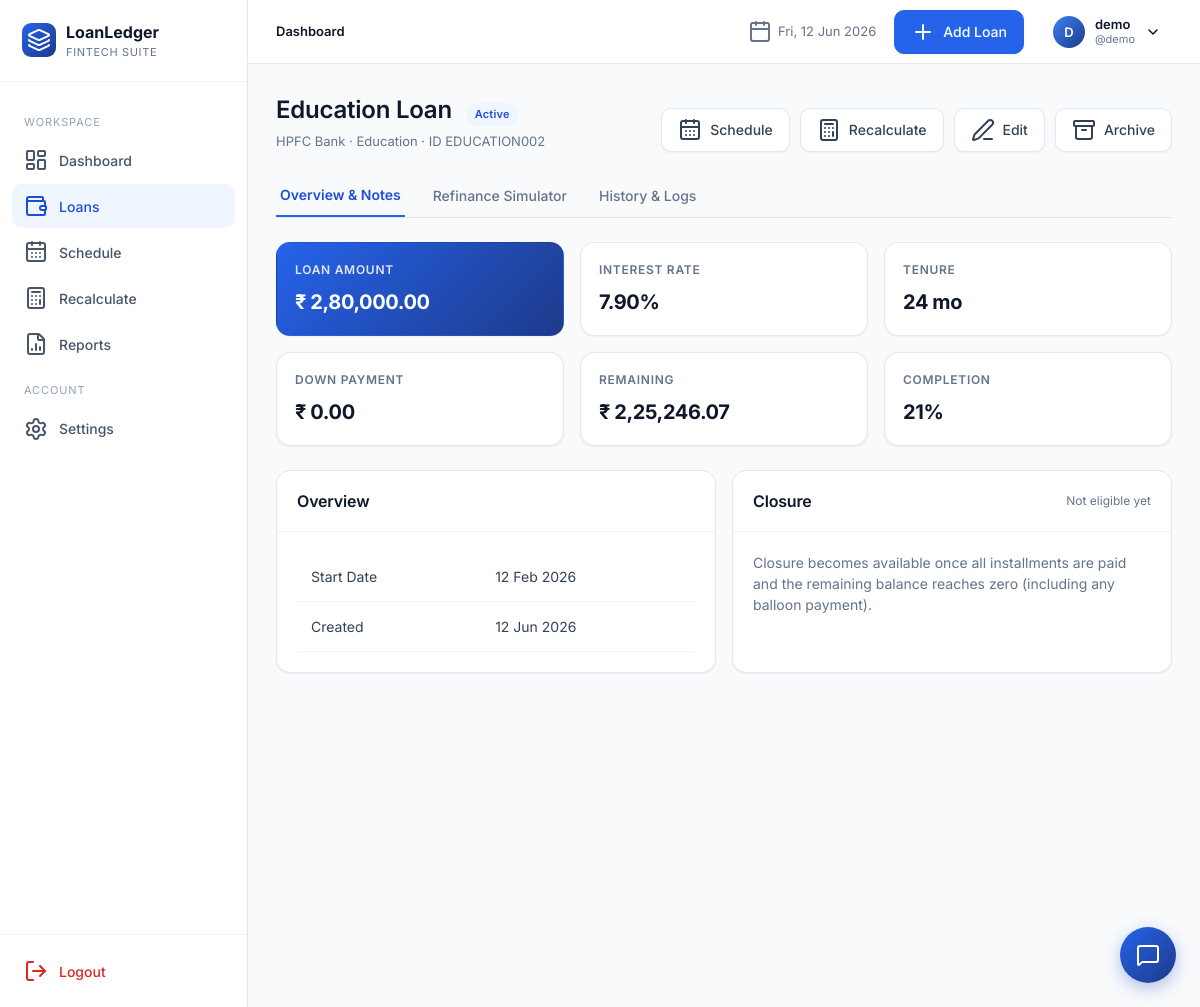
The app's page /loans/3 (signed in), older data.
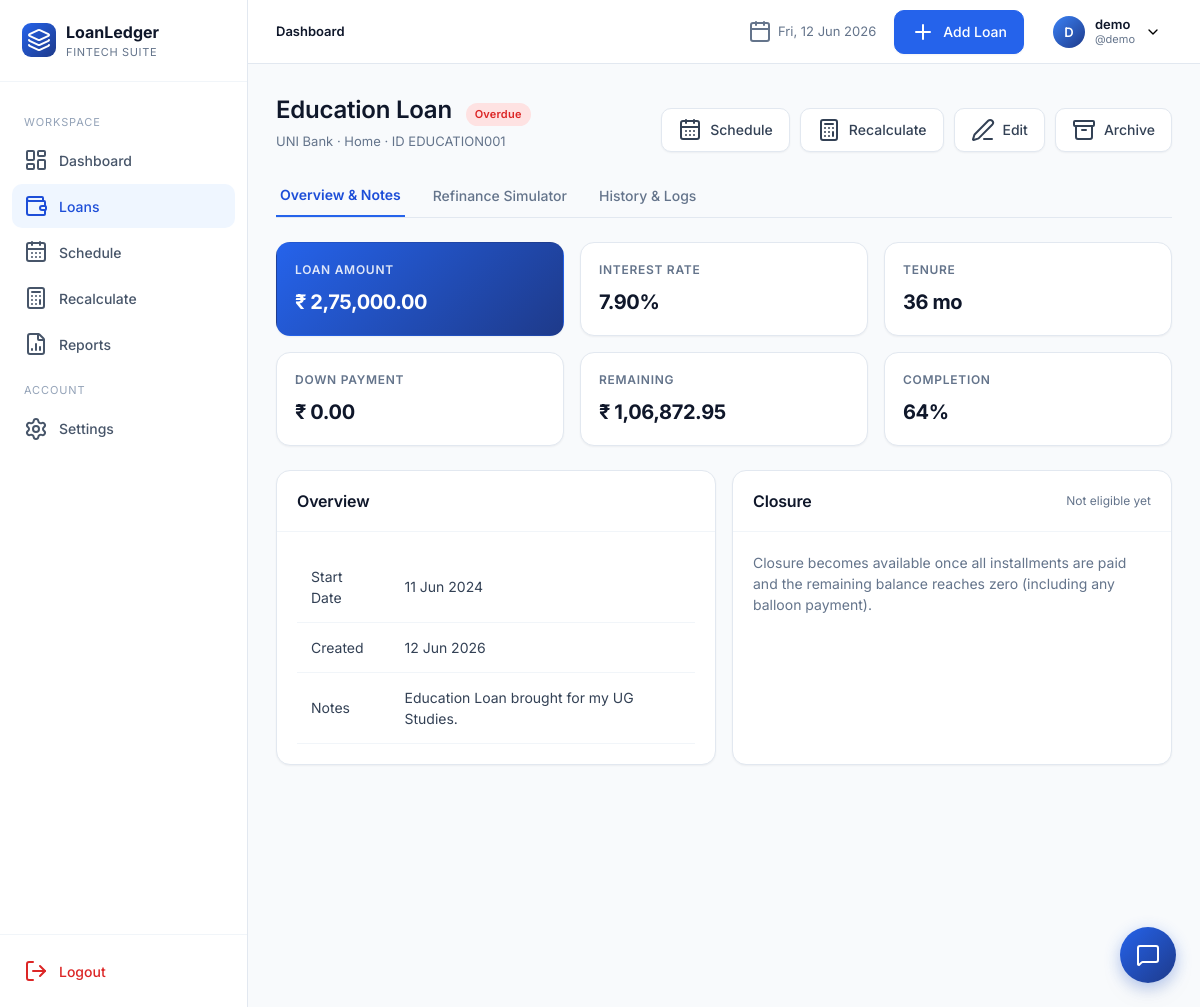
The same page, newer data.
### app/models.py (models this page shows, shortened)
class User(UserMixin, db.Model):
    __tablename__ = "users"
    id = db.Column(db.Integer, primary_key=True)
    full_name = db.Column(db.String(120), nullable=False)
    username = db.Column(db.String(64), unique=True, nullable=False, index=True)
    email = db.Column(db.String(160), unique=True, nullable=False, index=True)
    password_hash = db.Column(db.String(256), nullable=False)
    preferred_currency = db.Column(db.String(8), default="INR")
    preferred_date_format = db.Column(db.String(20), default="%d %b %Y")
    created_at = db.Column(db.DateTime, default=datetime.utcnow)
    loans = db.relationship("Loan", backref="owner", lazy="dynamic", cascade="all, delete-orphan")

class Loan(db.Model):
    __tablename__ = "loans"
    id = db.Column(db.Integer, primary_key=True)
    user_id = db.Column(db.Integer, db.ForeignKey("users.id"), nullable=False, index=True)
    loan_id = db.Column(db.String(40), nullable=False, index=True)  # manual unique per user
    loan_name = db.Column(db.String(120), nullable=False)
    loan_category = db.Column(db.String(50), nullable=False, default="Personal")
    bank_name = db.Column(db.String(120), nullable=False)
    loan_amount = db.Column(db.Float, nullable=False)
    interest_rate = db.Column(db.Float, nullable=False)  # annual %
    down_payment = db.Column(db.Float, default=0)
    custom_emi = db.Column(db.Float, nullable=True)
    start_date = db.Column(db.Date, nullable=False)
    tenure_months = db.Column(db.Integer, nullable=False)
    loan_status = db.Column(db.String(20), default="Active", index=True)
    remaining_balance = db.Column(db.Float, default=0)
    completion_percentage = db.Column(db.Float, default=0)
    is_archived = db.Column(db.Boolean, default=False, index=True)
    balloon_date = db.Column(db.Date, nullable=True)
    balloon_amount = db.Column(db.Float, nullable=True)
    notes = db.Column(db.Text)
    closed_at = db.Column(db.DateTime, nullable=True)
    final_amount = db.Column(db.Float, nullable=True)
    closure_notes = db.Column(db.Text, nullable=True)
    created_at = db.Column(db.DateTime, default=datetime.utcnow)
    updated_at = db.Column(db.DateTime, default=datetime.utcnow, onupdate=datetime.utcnow)
    schedules = db.relationship("Schedule", backref="loan", lazy="dynamic",
                                cascade="all, delete-orphan", order_by="Schedule.month_index")
    __table_args__ = (db.UniqueConstraint("user_id", "loan_id", name="uq_user_loanid"),)

### app/blueprints/loans.py (the view, shortened to what this page needs)
@loans_bp.route("/<int:loan_pk>")
@login_required
def details(loan_pk):
    loan = _get_loan_or_404(loan_pk)
    audit_logs = LoanAuditLog.query.filter_by(loan_id=loan.id).all()
    activity_logs = ActivityLog.query.filter_by(loan_id=loan.id).all()
    history = []
    for act in activity_logs:
        history.append({
            "type": "activity",
            "title": act.action.replace("_", " ").title(),
            "detail": act.detail or "",
            "date": act.created_at
        })
    history.sort(key=lambda x: x["date"], reverse=True)
    unpaid_schedules = [s for s in loan.schedules if s.payment_status != "Paid"]
    remaining_interest = sum(s.interest for s in unpaid_schedules)
    remaining_tenure = len(unpaid_schedules)
    return render_template(
        "loans/details.html",
        loan=loan,
        history=history,
        remaining_interest=round(remaining_interest, 2),
        remaining_tenure=remaining_tenure
    )

### app/blueprints/loans.py (called while the page is built)
def _get_loan_or_404(loan_pk):
    loan = Loan.query.filter_by(id=loan_pk, user_id=current_user.id).first()
    if not loan:
        abort(404)
    return loan

### app/utils.py (called while the page is built)
def format_date(d, fmt=None):
    if not d:
        return "-"
    if fmt is None and current_user and current_user.is_authenticated:
        fmt = current_user.preferred_date_format or "%d %b %Y"
    fmt = fmt or "%d %b %Y"
    try:
        return d.strftime(fmt)
    except Exception:
        return str(d)

### app/templates/loans/details.html (shortened to what this page needs)
{% extends "base.html" %}
{% block content %}
<div class="page-header">
  <div class="title-block">
    <h1>{{ loan.loan_name }} <span class="badge {{ loan.loan_status.replace(' ','') }}" style="margin-left:8px;font-size:11px">{{ loan.loan_status }}</span></h1>
    <div class="sub">{{ loan.bank_name }} · {{ loan.loan_category }} · ID {{ loan.loan_id }}</div>
  </div>
  <div class="actions">
    <a href="{{ url_for('schedule.view', loan_pk=loan.id) }}" class="btn secondary"><i data-lucide="calendar-days"></i> Schedule</a>
    <a href="{{ url_for('recalc.index', loan_pk=loan.id) }}" class="btn secondary"><i data-lucide="calculator"></i> Recalculate</a>
    <a href="{{ url_for('loans.edit', loan_pk=loan.id) }}" class="btn secondary"><i data-lucide="edit-3"></i> Edit</a>
    <form method="post" action="{{ url_for('loans.archive', loan_pk=loan.id) }}" style="display:inline" data-confirm="Archive this loan?">
      <button class="btn secondary"><i data-lucide="archive"></i> Archive</button>
    </form>
  </div>
</div>
<div class="tabs-header" style="margin-bottom: 24px; border-bottom: 1px solid var(--slate-200); display: flex; gap: 24px;">
  <button class="tab-btn active" data-tab="tab-overview" style="background:none; border:none; padding:12px 4px; font-weight:600; color:var(--blue-700); border-bottom:2px solid var(--blue-600); cursor:pointer; font-size:14px; outline:none;">Overview & Notes</button>
  <button class="tab-btn" data-tab="tab-refinance" style="background:none; border:none; padding:12px 4px; font-weight:500; color:var(--slate-500); cursor:pointer; font-size:14px; outline:none; transition:color 0.15s;">Refinance Simulator</button>
  <button class="tab-btn" data-tab="tab-history" style="background:none; border:none; padding:12px 4px; font-weight:500; color:var(--slate-500); cursor:pointer; font-size:14px; outline:none; transition:color 0.15s;">History & Logs</button>
</div>
<div class="tab-panel" id="tab-overview">
  <div class="kpi-grid">
    <div class="kpi accent"><div class="label">Loan Amount</div><div class="value">{{ loan.loan_amount|money }}</div></div>
    <div class="kpi"><div class="label">Interest Rate</div><div class="value">{{ '%.2f'|format(loan.interest_rate) }}%</div></div>
    <div class="kpi"><div class="label">Tenure</div><div class="value">{{ loan.tenure_months }} mo</div></div>
    <div class="kpi"><div class="label">Down Payment</div><div class="value">{{ loan.down_payment|money }}</div></div>
    <div class="kpi"><div class="label">Remaining</div><div class="value">{{ loan.remaining_balance|money }}</div></div>
    <div class="kpi"><div class="label">Completion</div><div class="value">{{ '%.0f'|format(loan.completion_percentage) }}%</div></div>
  </div>
  <div class="grid grid-2">
    <div class="card">
      <div class="card-header"><h3>Overview</h3></div>
      <div class="card-body">
        <table class="tbl">
          <tr><td>Start Date</td><td>{{ loan.start_date|fdate }}</td></tr>
          <tr><td>Created</td><td>{{ loan.created_at|fdate }}</td></tr>
          {% if loan.notes %}<tr><td>Notes</td><td>{{ loan.notes }}</td></tr>{% endif %}
        </table>
      </div>
    </div>
    <div class="card">
      <div class="card-header">
        <h3>Closure</h3>
        <span style="font-size:12px;color:var(--slate-500)">{{ 'Eligible' if loan.remaining_balance <= 0.01 else 'Not eligible yet' }}</span>
      </div>
      <div class="card-body">
        {% if loan.remaining_balance <= 0.01 and loan.loan_status != 'Completed' %}
          <div class="insight"><i data-lucide="check-circle-2"></i> This loan is eligible for closure</div>
          <form method="post" action="{{ url_for('loans.close', loan_pk=loan.id) }}" data-confirm="Are you sure you want to close this loan?">
            <input type="hidden" name="csrf_token" value="{{ csrf_token() }}">
            <button class="btn success"><i data-lucide="check-circle-2"></i> Close Loan</button>
          </form>
        {% elif loan.loan_status == 'Completed' %}
          <div class="insight"><i data-lucide="check-circle-2"></i> Loan closed on {{ loan.closed_at|fdate }}. Final amount: {{ loan.final_amount|money }}</div>
          {% if loan.closure_notes %}<p style="color:var(--slate-500);font-size:13px;margin-top:8px">{{ loan.closure_notes }}</p>{% endif %}
        {% else %}
          <p style="color:var(--slate-500)">Closure becomes available once all installments are paid and the remaining balance reaches zero (including any balloon payment).</p>
        {% endif %}
      </div>
    </div>
  </div>
</div>
{% endblock %}

### app/templates/base.html (shortened to what this page needs)
<!doctype html>
<html lang="en">
<head>
  <link rel="stylesheet" href="{{ url_for('static', filename='css/styles.css') }}">
  <link rel="stylesheet" href="{{ url_for('static', filename='css/chatbot.css') }}">
</head>
<body>
{% if current_user.is_authenticated %}
<div class="app">
  {% include "_sidebar.html" %}
  <div class="main">
    {% include "_topnav.html" %}
    <main class="content">
      {% block content %}{% endblock %}
    </main>
  </div>
  <button class="chatbot-launcher" id="chatbotLauncher" title="Open Assistant">
    <i data-lucide="message-square"></i>
  </button>
</div>
{% else %}
  {% block auth_content %}{% endblock %}
{% endif %}
</body>
</html>

### app/templates/_sidebar.html
{% set ep = request.endpoint or '' %}
<aside class="sidebar">
  <div class="brand">
    <div class="brand-mark"><i data-lucide="layers"></i></div>
    <div>
      <div class="brand-name">LoanLedger</div>
      <div class="brand-sub">Fintech Suite</div>
    </div>
  </div>
  <nav>
    <div class="group-label">Workspace</div>
    <a href="{{ url_for('dashboard.index') }}" class="{{ 'active' if ep.startswith('dashboard.') else '' }}"><i data-lucide="layout-dashboard"></i> Dashboard</a>
    <a href="{{ url_for('loans.list_loans') }}" class="{{ 'active' if ep.startswith('loans.') else '' }}"><i data-lucide="wallet"></i> Loans</a>
    <a href="{{ url_for('schedule.index') }}" class="{{ 'active' if ep.startswith('schedule.') else '' }}"><i data-lucide="calendar-days"></i> Schedule</a>
    <a href="{{ url_for('recalc.index') }}" class="{{ 'active' if ep.startswith('recalc.') else '' }}"><i data-lucide="calculator"></i> Recalculate</a>
    <a href="{{ url_for('reports.index') }}" class="{{ 'active' if ep.startswith('reports.') else '' }}"><i data-lucide="file-bar-chart-2"></i> Reports</a>
    <div class="group-label">Account</div>
    <a href="{{ url_for('settings.index') }}" class="{{ 'active' if ep.startswith('settings.') else '' }}"><i data-lucide="settings"></i> Settings</a>
  </nav>
  <div class="logout-area">
    <a href="{{ url_for('auth.logout') }}"><i data-lucide="log-out"></i> Logout</a>
  </div>
</aside>

### app/templates/_topnav.html (shortened to what this page needs)
<header class="topnav">
  <div class="crumbs">
    {% block crumbs %}<strong>Dashboard</strong>{% endblock %}
  </div>
  <div class="date"><i data-lucide="calendar"></i> {{ now.strftime('%a, %d %b %Y') }}</div>
  {% if request.endpoint and not request.endpoint.startswith('settings.') %}
    <a href="{{ url_for('loans.add') }}" class="btn"><i data-lucide="plus"></i> Add Loan</a>
  {% endif %}
  <div class="profile">
    <button class="profile-btn">
      <div class="avatar">{{ current_user.full_name[:1]|upper }}</div>
      <div style="text-align:left;line-height:1.2">
        <div style="font-weight:600;font-size:13px;color:var(--slate-900)">{{ current_user.full_name }}</div>
        <div style="font-size:11px;color:var(--slate-500)">@{{ current_user.username }}</div>
      </div>
      <i data-lucide="chevron-down" style="width:16px;height:16px"></i>
    </button>
  </div>
</header>

### app/static/css/chatbot.css (style rules this page uses)
.chatbot-launcher { position: fixed; bottom: 24px; right: 24px; width: 56px; height: 56px; border-radius: 50%; background: linear-gradient(135deg, var(--blue-600), var(--blue-900)); color: #fff; border: none; cursor: pointer; box-shadow: 0 4px 16px rgba(37, 99, 235, 0.3), var(--shadow-lg); display: flex; align-items: center; justify-content: center; z-index: 99; transition: transform 0.25s cubic-bezier(0.175, 0.885, 0.32, 1.275), box-shadow 0.2s; }
.chatbot-launcher i, .chatbot-launcher svg { width: 24px; height: 24px; transition: transform 0.3s ease; }

Row changes from the older to the newer data that the page shows:
changed Loan "Education Loan": loan_status "Active" → "Overdue"; bank_name "HPFC Bank" → "UNI Bank"; loan_category "Education" → "Home"; loan_id "EDUCATION002" → "EDUCATION001"; loan_amount "₹ 2,80,000.00" → "₹ 2,75,000.00"; tenure_months "24" → "36"; remaining_balance "₹ 2,25,246.07" → "₹ 1,06,872.95"; completion_percentage "21" → "64"; start_date|fdate "12 Feb 2026" → "11 Jun 2024"; notes (not shown) → "Education Loan brought for my UG Studies."
Text that changed along with them:
text now shown: "Notes"
